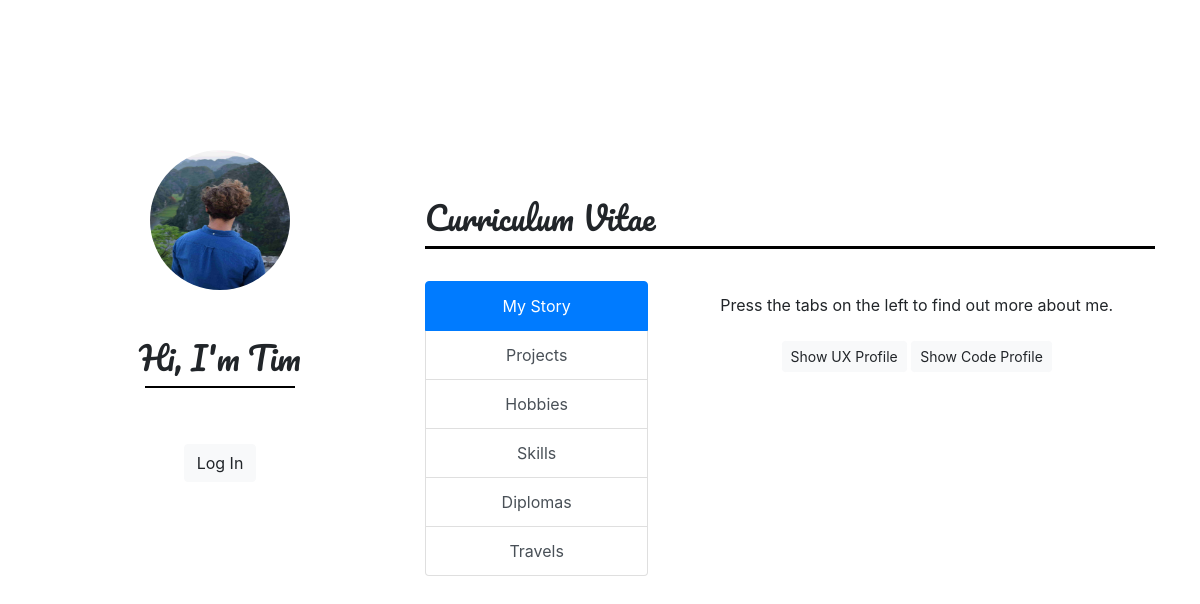
The page / on the database its author committed.
### tables this page shows
CREATE TABLE users (
  userID INTEGER NOT NULL AUTO_INCREMENT,
  username VARCHAR(65) NOT NULL UNIQUE,
  password VARCHAR(32) NOT NULL,
  filepath_photo text NOT NULL,
  created_at DATETIME DEFAULT CURRENT_TIMESTAMP,
  updated_at DATETIME DEFAULT CURRENT_TIMESTAMP,  PRIMARY KEY (userID)
);

### queries.php (called while the page is built, shortened)
<?php
$show_user_image = "SELECT filepath_photo FROM users WHERE userID = 1";
$show_name_header = "SELECT username FROM users WHERE userID = 1";
 ?>

### connect.php (called while the page is built, shortened)
<?php
$connection = mysqli_connect(DB_HOST, DB_USER, DB_PASS, DB_DATABASE);
function fetch_record($query) {
    global $connection;
    $result = $connection->query($query);
    return mysqli_fetch_assoc($result);
}
?>

### index.php (the view, shortened to what this page needs)
<!DOCTYPE html>
<html lang="en" dir="ltr">
  <head>
    <?php
      require_once('connect.php');
      require_once('queries.php');
    ?>
    <link href="https://stackpath.bootstrapcdn.com/bootstrap/4.1.0/css/bootstrap.min.css" rel="stylesheet">
    <link rel="stylesheet" href="./assets/css/styles.css">
    <link rel="stylesheet" href="./assets/css/animate.css">
  </head>
  <body>
    <div class="container" id="index-container">
      <div class="row" id="cv-intro">
        <div class="col-4">
          <img src="<?php echo fetch_record($show_user_image)['filepath_photo']; ?>" class="img-fluid rounded-circle animated fadeInLeft" alt="Photo of Tim" id="img-tim">
          <h2 class="mt-5" id="about-header">Hi, I'm <?php echo fetch_record($show_name_header)['username']; ?></h2>
          <br><br>
          <button type="button" class="btn btn-light" data-toggle="modal" data-target="#loginModal">Log In</button>
        </div>
        <div class="col-8">
          <h2 class="mt-5 text-left animated fadeInDown" id="cv-header">Curriculum Vitae</h2>
          <div class="row">
            <div class="col-4 mt-4">
              <div class="list-group" id="list-tab" role="tablist">
                <a class="list-group-item list-group-item-action active" id="list-story-list" data-toggle="list" href="#list-home-story" role="tab" aria-controls="story">My Story</a>
                <a class="list-group-item list-group-item-action" id="list-story-list" data-toggle="list" href="#list-home-projects" role="tab" aria-controls="projects">Projects</a>
                <a class="list-group-item list-group-item-action" id="list-home-list" data-toggle="list" href="#list-home" role="tab" aria-controls="home">Hobbies</a>
                <a class="list-group-item list-group-item-action" id="list-profile-list" data-toggle="list" href="#list-profile" role="tab" aria-controls="profile">Skills</a>
                <a class="list-group-item list-group-item-action" id="list-messages-list" data-toggle="list" href="#list-messages" role="tab" aria-controls="messages">Diplomas</a>
                <a class="list-group-item list-group-item-action" id="list-settings-list" data-toggle="list" href="#list-settings" role="tab" aria-controls="settings">Travels</a>
              </div>
            </div>
            <div class="col-8 mt-4">
              <div class="tab-content" id="nav-tabContent">
                <div class="tab-pane fade active show" id="list-home-story" role="tabpanel" aria-labelledby="list-story-list">
                  <ul class="list-group list-group-flush">
                      <li class="list-group-item">
                        Press the tabs on the left to find out more about me.
                        <br><br>
                        <form class="" action="index.php" method="post">
                          <input class="btn btn-light btn-sm" type="submit" value="Show UX Profile" name="show-ux-submit">
                          <input class="btn btn-light btn-sm" type="submit" value="Show Code Profile" name="show-code-submit">
                        </form>
                      </li>
                  </ul>
                </div>
              </div>
            </div>
          </div>
        </div>
      </div>
    </div>
  </body>
</html>

### assets/css/styles.css (style rules this page uses)
#index-container { text-align: center; }
#img-tim { height: 140px; width: 140px; }
#cv-intro { margin-top: 150px; }
#cv-header { padding-bottom: 10px; border-bottom: 3px solid #000; font-family: 'Pacifico', sans-serif; }
#about-header { font-family: 'Pacifico', sans-serif; }
#about-header:after { display: block; height: 2px; background-color: #000; content: ''; width: 150px; margin: 0px auto; margin-top: 10px; }

### rows shown on the page
users: filepath_photo (picture), username "Tim"
